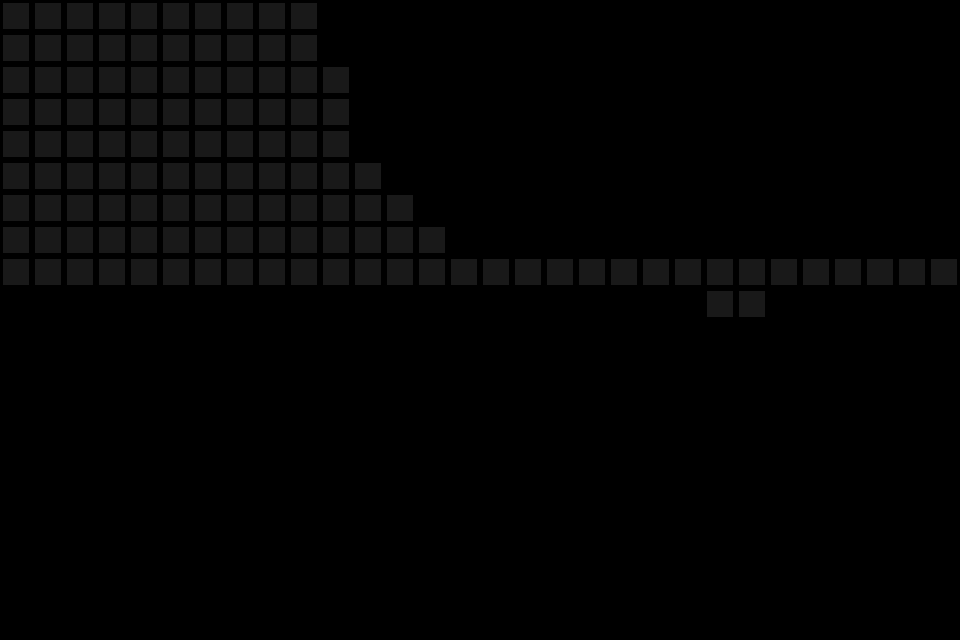

A 2D game scene composited from a Tiled map and its tileset images. What follows is a short description and the map's XML, with each tile layer's data collapsed to a summary:
An orthogonal 30x20 tile map with 32x32 px tiles, 1 tile layer (wall) and 21 objects.

<map version="1.0" orientation="orthogonal" renderorder="right-down" width="30" height="20" tilewidth="32" tileheight="32">
 <tileset firstgid="1" name="float" tilewidth="32" tileheight="32">
  <image source="Textuer/float.png" width="32" height="32" />
 </tileset>
 <layer name="wall" width="30" height="20" opacity="0.1">
  <data>[600 cells, 124 non-empty, 1 distinct tile ids]</data>
 </layer>
 <objectgroup name="rolling">
  <object x="320" y="192">
   <ellipse />
  </object>
  <object x="320" y="64">
   <ellipse />
  </object>
  <object x="113" y="384">
   <ellipse />
  </object>
  <object x="288" y="384">
   <ellipse />
  </object>
  <object x="192" y="288">
   <ellipse />
  </object>
  <object x="113" y="64">
   <ellipse />
  </object>
  <object x="113" y="192">
   <ellipse />
  </object>
 </objectgroup>
 <objectgroup name="collision">
  <object x="512" y="288" width="31.5" height="31.625" />
  <object x="544" y="288" width="31.75" height="31.625" />
  <object x="576" y="288" width="31.875" height="31.625" />
  <object x="608" y="288" width="32.5" height="31.75" />
  <object x="640" y="288" width="31.75" height="31.75" />
  <object x="672" y="288" width="31.875" height="31.75" />
  <object x="704" y="288" width="32.375" height="31.875" />
  <object x="736" y="288" width="31.75" height="31.875" />
  <object x="768" y="288" width="31.5" height="32" />
  <object x="800" y="288" width="32.125" height="32" />
  <object x="416" y="288" width="31.75" height="31.75" />
  <object x="448" y="288" width="31.875" height="31.75" />
  <object x="480" y="288" width="32.375" height="31.875" />
  <object x="384" y="288" width="32.5" height="31.75" />
 </objectgroup>
</map>
